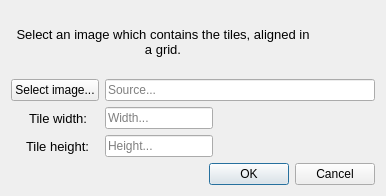
<?xml version="1.0" encoding="UTF-8"?>
<ui version="4.0">
 <class>TilesetDialog</class>
 <widget class="QDialog" name="TilesetDialog">
  <property name="geometry">
   <rect>
    <x>0</x>
    <y>0</y>
    <width>386</width>
    <height>196</height>
   </rect>
  </property>
  <property name="sizePolicy">
   <sizepolicy hsizetype="Minimum" vsizetype="Minimum">
    <horstretch>0</horstretch>
    <verstretch>0</verstretch>
   </sizepolicy>
  </property>
  <property name="windowTitle">
   <string>Add tileset</string>
  </property>
  <layout class="QVBoxLayout" name="verticalLayout">
   <item>
    <layout class="QHBoxLayout" name="horizontalLayout">
     <item>
      <widget class="QLabel" name="infoLabel">
       <property name="sizePolicy">
        <sizepolicy hsizetype="Minimum" vsizetype="Preferred">
         <horstretch>0</horstretch>
         <verstretch>0</verstretch>
        </sizepolicy>
       </property>
       <property name="maximumSize">
        <size>
         <width>16777215</width>
         <height>16777215</height>
        </size>
       </property>
       <property name="font">
        <font>
         <family>Segoe UI</family>
         <pointsize>10</pointsize>
        </font>
       </property>
       <property name="text">
        <string>Select an image which contains the tiles, aligned in a grid.</string>
       </property>
       <property name="alignment">
        <set>Qt::AlignCenter</set>
       </property>
       <property name="wordWrap">
        <bool>true</bool>
       </property>
      </widget>
     </item>
     <item>
      <widget class="QLabel" name="imageLabel">
       <property name="sizePolicy">
        <sizepolicy hsizetype="Expanding" vsizetype="Expanding">
         <horstretch>0</horstretch>
         <verstretch>0</verstretch>
        </sizepolicy>
       </property>
       <property name="text">
        <string/>
       </property>
       <property name="pixmap">
        <pixmap resource="../../../tactile.qrc">:/resources/icons/color/64/image.png</pixmap>
       </property>
       <property name="scaledContents">
        <bool>false</bool>
       </property>
       <property name="alignment">
        <set>Qt::AlignCenter</set>
       </property>
      </widget>
     </item>
    </layout>
   </item>
   <item>
    <layout class="QFormLayout" name="formLayout">
     <item row="0" column="0">
      <widget class="QPushButton" name="imageButton">
       <property name="sizePolicy">
        <sizepolicy hsizetype="Expanding" vsizetype="Preferred">
         <horstretch>0</horstretch>
         <verstretch>0</verstretch>
        </sizepolicy>
       </property>
       <property name="text">
        <string>Select image...</string>
       </property>
      </widget>
     </item>
     <item row="0" column="1">
      <widget class="QLineEdit" name="sourceEdit">
       <property name="focusPolicy">
        <enum>Qt::ClickFocus</enum>
       </property>
       <property name="text">
        <string/>
       </property>
       <property name="readOnly">
        <bool>true</bool>
       </property>
       <property name="placeholderText">
        <string>Source...</string>
       </property>
      </widget>
     </item>
     <item row="1" column="1">
      <widget class="QLineEdit" name="widthEdit">
       <property name="sizePolicy">
        <sizepolicy hsizetype="Fixed" vsizetype="Fixed">
         <horstretch>0</horstretch>
         <verstretch>0</verstretch>
        </sizepolicy>
       </property>
       <property name="toolTip">
        <string>Specify width of the tiles in the image</string>
       </property>
       <property name="placeholderText">
        <string>Width...</string>
       </property>
      </widget>
     </item>
     <item row="2" column="0">
      <widget class="QLabel" name="heightLabel">
       <property name="sizePolicy">
        <sizepolicy hsizetype="Fixed" vsizetype="Preferred">
         <horstretch>0</horstretch>
         <verstretch>0</verstretch>
        </sizepolicy>
       </property>
       <property name="font">
        <font>
         <family>Segoe UI</family>
         <pointsize>10</pointsize>
        </font>
       </property>
       <property name="text">
        <string>    Tile height:</string>
       </property>
       <property name="alignment">
        <set>Qt::AlignRight|Qt::AlignTrailing|Qt::AlignVCenter</set>
       </property>
      </widget>
     </item>
     <item row="2" column="1">
      <widget class="QLineEdit" name="heightEdit">
       <property name="sizePolicy">
        <sizepolicy hsizetype="Fixed" vsizetype="Fixed">
         <horstretch>0</horstretch>
         <verstretch>0</verstretch>
        </sizepolicy>
       </property>
       <property name="toolTip">
        <string>Specify height of the tiles in the image</string>
       </property>
       <property name="placeholderText">
        <string>Height...</string>
       </property>
      </widget>
     </item>
     <item row="1" column="0">
      <widget class="QLabel" name="widthLabel">
       <property name="sizePolicy">
        <sizepolicy hsizetype="Fixed" vsizetype="Preferred">
         <horstretch>0</horstretch>
         <verstretch>0</verstretch>
        </sizepolicy>
       </property>
       <property name="font">
        <font>
         <family>Segoe UI</family>
         <pointsize>10</pointsize>
        </font>
       </property>
       <property name="text">
        <string>     Tile width:</string>
       </property>
       <property name="alignment">
        <set>Qt::AlignRight|Qt::AlignTrailing|Qt::AlignVCenter</set>
       </property>
      </widget>
     </item>
    </layout>
   </item>
   <item>
    <widget class="QDialogButtonBox" name="buttonBox">
     <property name="orientation">
      <enum>Qt::Horizontal</enum>
     </property>
     <property name="standardButtons">
      <set>QDialogButtonBox::Cancel|QDialogButtonBox::Ok</set>
     </property>
    </widget>
   </item>
  </layout>
 </widget>
 <resources>
  <include location="../../../tactile.qrc"/>
  <include location="../../../tactile.qrc"/>
 </resources>
 <connections>
  <connection>
   <sender>buttonBox</sender>
   <signal>accepted()</signal>
   <receiver>TilesetDialog</receiver>
   <slot>accept()</slot>
   <hints>
    <hint type="sourcelabel">
     <x>248</x>
     <y>254</y>
    </hint>
    <hint type="destinationlabel">
     <x>157</x>
     <y>274</y>
    </hint>
   </hints>
  </connection>
  <connection>
   <sender>buttonBox</sender>
   <signal>rejected()</signal>
   <receiver>TilesetDialog</receiver>
   <slot>reject()</slot>
   <hints>
    <hint type="sourcelabel">
     <x>316</x>
     <y>260</y>
    </hint>
    <hint type="destinationlabel">
     <x>286</x>
     <y>274</y>
    </hint>
   </hints>
  </connection>
 </connections>
</ui>
